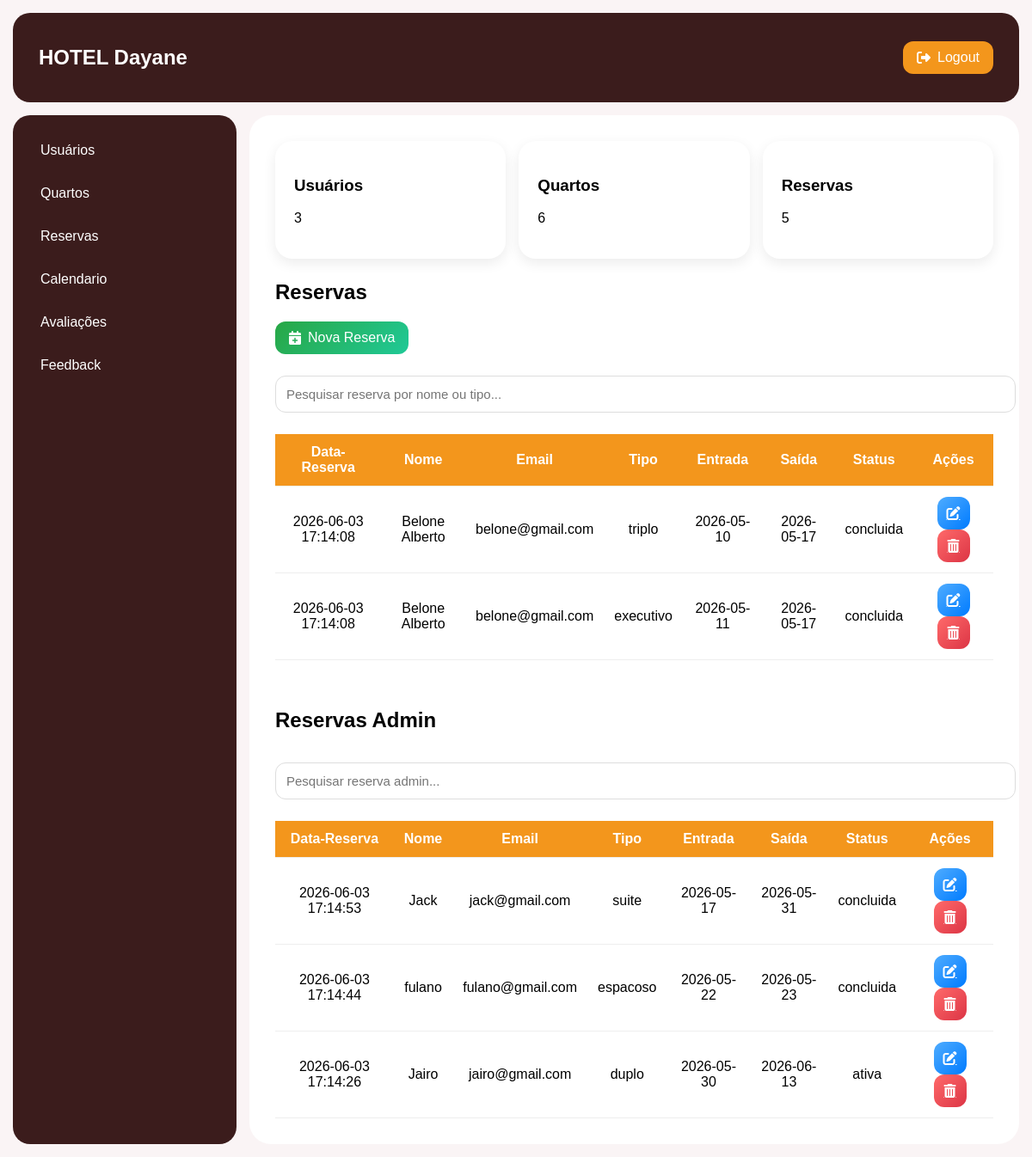
Screenshot of /dashboard_admin.php (signed in) with the database file from the repository.
### tables this page shows
CREATE TABLE `reservas` (
  `id_reserva` int(11) NOT NULL,
  `id_client` int(11) DEFAULT NULL,
  `tipo` enum('executivo','espacoso','suite','simples','duplo','triplo','executivo2','espacoso2','suite2','simples2','duplo2','triplo2') NOT NULL,
  `entrada` date NOT NULL,
  `saida` date NOT NULL,
  `status` enum('pendente','bloqueada','ativa','concluida') DEFAULT 'pendente',
  `data_reserva` timestamp NULL DEFAULT current_timestamp() ON UPDATE current_timestamp()
);

CREATE TABLE `users` (
  `id_client` int(11) NOT NULL,
  `name` varchar(255) NOT NULL,
  `email` varchar(255) NOT NULL,
  `password` varchar(255) NOT NULL,
  `role` enum('client','admin','funcionario') DEFAULT 'client',
  `reset_token` varchar(255) DEFAULT NULL,
  `reset_expires` datetime DEFAULT NULL
);

CREATE TABLE `adm` (
  `id_reserva` int(11) NOT NULL,
  `id_client` int(11) DEFAULT NULL,
  `name` varchar(255) NOT NULL,
  `email` varchar(255) NOT NULL,
  `tipo` enum('executivo','espacoso','suite','simples','duplo','triplo','executivo2','espacoso2','suite2','simples2','duplo2','triplo2') NOT NULL,
  `entrada` date NOT NULL,
  `saida` date NOT NULL,
  `status` enum('pendente','bloqueada','ativa','concluida') DEFAULT 'pendente',
  `data_reserva` timestamp NULL DEFAULT NULL
);

### dashboard_admin.php (the view, shortened to what this page needs)
<?php
include 'limpeza.php';
$users_result = $conn->query("SELECT * FROM users");
$rooms_result = $conn->query("SELECT * FROM rooms");
$sql = "SELECT reservas.*, users.name, users.email
        FROM reservas
        JOIN users ON reservas.id_client = users.id_client
        ORDER BY reservas.data_reserva DESC";
$result = $conn->query($sql);
$adm_result = $conn->query("SELECT * FROM adm ORDER BY data_reserva DESC");
?>
<!DOCTYPE html>
<html lang="pt">
<head>
<link rel="stylesheet" href="https://cdnjs.cloudflare.com/ajax/libs/font-awesome/6.5.0/css/all.min.css">
</head>
<body>
<header class="header">
    <h2>HOTEL Dayane</h2>
    <a href="logout.php" class="logout-btn">
        <i class="fa-solid fa-right-from-bracket"></i> Logout
    </a>
</header>
<div class="layout">
<aside>
    <a onclick="showSection('users')">Usuários</a>
    <a onclick="showSection('quartos')">Quartos</a>
    <a onclick="showSection('reservas')">Reservas</a>
    <a href="calendar.php" style="text-decoration: none;">Calendario</a>
     <a onclick="showSection('testemunho')">Avaliações</a>
     <a onclick="showSection('contacto')">Feedback</a>
</aside>
<main>
<div class="cards">
    <div class="card" onclick="showSection('users')">
        <h3>Usuários</h3>
        <p><?= $users_result->num_rows ?></p>
    </div>
    <div class="card" onclick="showSection('quartos')">
        <h3>Quartos</h3>
        <p><?= $rooms_result->num_rows ?></p>
    </div>
    <div class="card" onclick="showSection('reservas')">
        <h3>Reservas</h3>
        <p><?= $result->num_rows + $adm_result->num_rows ?></p>
    </div>
</div>
<section id="reservas" class="dashboard-section active">
<h2>Reservas</h2>
<a href="add_reserva.php" class="add-btn">
<i class="fa-solid fa-calendar-plus"></i> Nova Reserva
</a>
<input type="text"
       class="search-box"
       id="searchReservas"
       placeholder="Pesquisar reserva por nome ou tipo..."
       onkeyup="filterTable('searchReservas','reservasTable')">
<table id="reservasTable">
<tr><th>Data-Reserva</th><th>Nome</th><th>Email</th><th>Tipo</th><th>Entrada</th><th>Saída</th><th>Status</th><th>Ações</th></tr>
<?php while($row = $result->fetch_assoc()): ?>
<tr>
<td><?= $row['data_reserva'] ?></td>
<td><?= $row['name'] ?></td>
<td><?= $row['email'] ?></td>
<td><?= $row['tipo'] ?></td>
<td><?= $row['entrada'] ?></td>
<td><?= $row['saida'] ?></td>
<td><?= $row['status'] ?></td>
<td class="actions">
<a class="btn-edit" href="edit_reserva_admin.php?id_reserva=<?= $row['id_reserva'] ?>&tabela=reservas">
<i class="fa-solid fa-pen-to-square"></i>
</a>
<a class="btn-delete" href="delete_reserva.php?id_reserva=<?= $row['id_reserva'] ?>&tabela=reservas" onclick="return confirm('Tem certeza que deseja apagar esta reserva?')">
<i class="fa-solid fa-trash-can"></i>
</a>
</td>
</tr>
<?php endwhile; ?>
</table>
<br><br>
<h2>Reservas Admin</h2>
<input type="text"
       class="search-box"
       id="searchAdm"
       placeholder="Pesquisar reserva admin..."
       onkeyup="filterTable('searchAdm','admTable')">
<table id="admTable">
<tr><th>Data-Reserva</th><th>Nome</th><th>Email</th><th>Tipo</th><th>Entrada</th><th>Saída</th><th>Status</th><th>Ações</th></tr>
<?php while($adm = $adm_result->fetch_assoc()): ?>
<tr>
<td><?= $adm['data_reserva'] ?></td>
<td><?= $adm['name'] ?></td>
<td><?= $adm['email'] ?></td>
<td><?= $adm['tipo'] ?></td>
<td><?= $adm['entrada'] ?></td>
<td><?= $adm['saida'] ?></td>
<td><?= $adm['status'] ?></td>
<td class="actions">
<a class="btn-edit" href="edit_reserva_admin.php?id_reserva=<?= $adm['id_reserva'] ?>&tabela=adm">
<i class="fa-solid fa-pen-to-square"></i>
</a>
<a class="btn-delete" href="delete_reserva.php?id_reserva=<?= $adm['id_reserva'] ?>&tabela=adm" onclick="return confirm('Tem certeza que deseja apagar esta reserva?')">
<i class="fa-solid fa-trash-can"></i>
</a>
</td>
</tr>
<?php endwhile; ?>
</table>
</section>
</main>
</div>
</body>
</html>

### dashboard_admin.php (style rules this page uses)
:root { --white-color:#fff; --dark-color:#252525; --primary-color:#3b1c1c; --secondary-color:#f3961c; --light-pink-color:#faf4f5; }
body { margin:0; font-family:Arial; background: var(--light-pink-color); padding:15px; }
.header { background: var(--primary-color); color:#fff; padding:18px 30px; display:flex; justify-content:space-between; align-items:center; border-radius:20px; }
.logout-btn { display:flex; align-items:center; gap:8px; background: var(--secondary-color); color:#fff; padding:10px 16px; border-radius:12px; text-decoration:none; }
.layout { display:flex; margin-top:15px; }
aside { width:220px; background: var(--primary-color); padding:20px; border-radius:20px; }
aside a { display:block; padding:12px; color:#fff; border-radius:8px; margin-bottom:8px; cursor:pointer; }
main { flex:1; padding:30px; background: var(--white-color); border-radius:25px; margin-left:15px; }
.cards { display:grid; grid-template-columns:repeat(auto-fit,minmax(200px,1fr)); gap:15px; }
.card { padding:22px; border-radius:20px; cursor:pointer; background:#fff; box-shadow:0 5px 15px rgba(0,0,0,0.08); transition:0.3s; }
.dashboard-section { display:none; margin-top:25px; }
.dashboard-section.active { display:block; }
table { width:100%; border-collapse:collapse; margin-top:10px; text-align:center; }
th { background: var(--secondary-color); color:#fff; }
.actions a { display:inline-flex; justify-content:center; align-items:center; width:38px; height:38px; border-radius:12px; color:#fff; margin:0 4px; }
.btn-edit { background: linear-gradient(135deg, #4facfe, #007bff); }
.btn-delete { background: linear-gradient(135deg, #ff6a6a, #dc3545); }
.add-btn { display:inline-flex; align-items:center; gap:8px; background: linear-gradient(135deg, #28a745, #20c997); color:#fff; padding:10px 16px; border-radius:12px; text-decoration:none; margin-bottom:10px; }
.search-box { width:100%; padding:12px; border:1px solid #ddd; border-radius:12px; margin:15px 0; font-size:15px; outline:none; }

### rows the page displays
reservas: data_reserva "2026-06-03 17:14:08", id_client.name "Belone Alberto", id_client.email "belone@gmail.com", tipo "triplo", entrada "2026-05-10", saida "2026-05-17", status "concluida"
reservas: data_reserva "2026-06-03 17:14:08", id_client.name "Belone Alberto", id_client.email "belone@gmail.com", tipo "executivo", entrada "2026-05-11", saida "2026-05-17", status "concluida"
adm: data_reserva "2026-06-03 17:14:53", name "Jack", email "jack@gmail.com", tipo "suite", entrada "2026-05-17", saida "2026-05-31", status "concluida"
adm: data_reserva "2026-06-03 17:14:44", name "fulano", email "fulano@gmail.com", tipo "espacoso", entrada "2026-05-22", saida "2026-05-23", status "concluida"
adm: data_reserva "2026-06-03 17:14:26", name "Jairo", email "jairo@gmail.com", tipo "duplo", entrada "2026-05-30", saida "2026-06-13", status "ativa"

### other values shown
$users_result->num_rows "3"
$rooms_result->num_rows "6"
$result->num_rows + $adm_result->num_rows "5"
